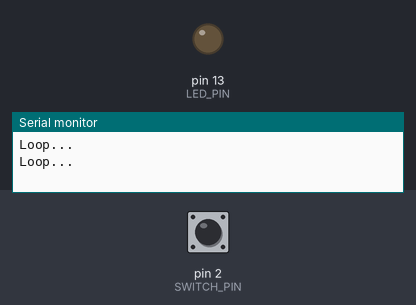
Simulated run of this sketch. Board: Arduino Uno, built with avr-gcc and run on an emulated ATmega328P. Shown: output pins drawn as LEDs (lit = HIGH), the last lines printed to the serial monitor. The inputs (shaded band) are chosen by the test bench; at power-on: pin 2 (SWITCH_PIN) HIGH.

Above: at 1.2 s.
1.3 s: pin 2 (SWITCH_PIN) pulled LOW for 0.15 s
At 1.6 s:
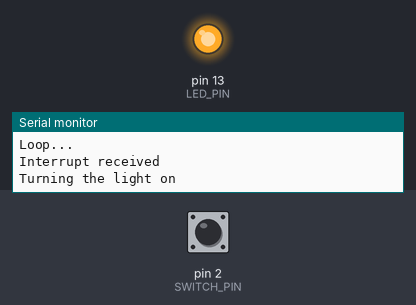
2.9 s: pin 2 (SWITCH_PIN) pulled LOW for 1 s
At 4.0 s:
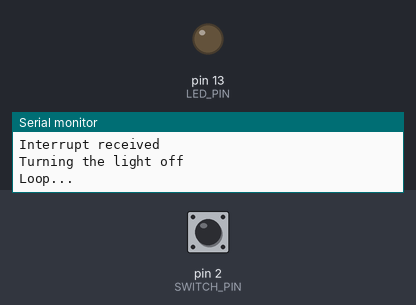
5.4 s: pin 2 (SWITCH_PIN) pulled LOW for 3.2 s
At 5.9 s:
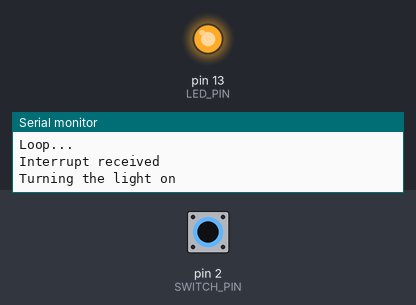
Timing chart, 0 to 8.4 s (numbered marks = the images above; inputs shaded):
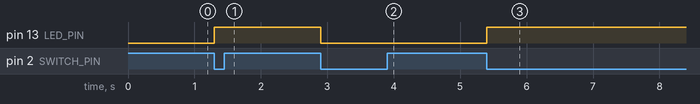

Measured:
- after the input at 1.3 s, pin 13 (LED_PIN): LOW → HIGH at once
- after the input at 2.9 s, pin 13 (LED_PIN): HIGH → LOW at once
- after the input at 5.4 s, pin 13 (LED_PIN): LOW → HIGH at once

The sketch:

task-1-2.ino
```cpp
#define SWITCH_PIN 2
#define LED_PIN LED_BUILTIN

volatile static int switchState = LOW;

void setup() {
	pinMode(SWITCH_PIN, INPUT_PULLUP);
	pinMode(LED_PIN, OUTPUT);
	attachInterrupt(digitalPinToInterrupt(SWITCH_PIN), onSwitchInterrupt, FALLING);
	Serial.begin(9600);
}

void loop() {
	Serial.println("Loop...");
	// Sleeping for one second at a time doesn't matter
	// since we can rely on an interrupt signal from the processor!
	delay(1000);
}

void onSwitchInterrupt() {
	// Enter critical section
	noInterrupts();
	switchState = !switchState;
	digitalWrite(LED_PIN, switchState);
	interrupts();
	// Exit critical section

	Serial.println("Interrupt received");
	Serial.print("Turning the light ");
	Serial.println(switchState == HIGH ? "on" : "off");
}
```
